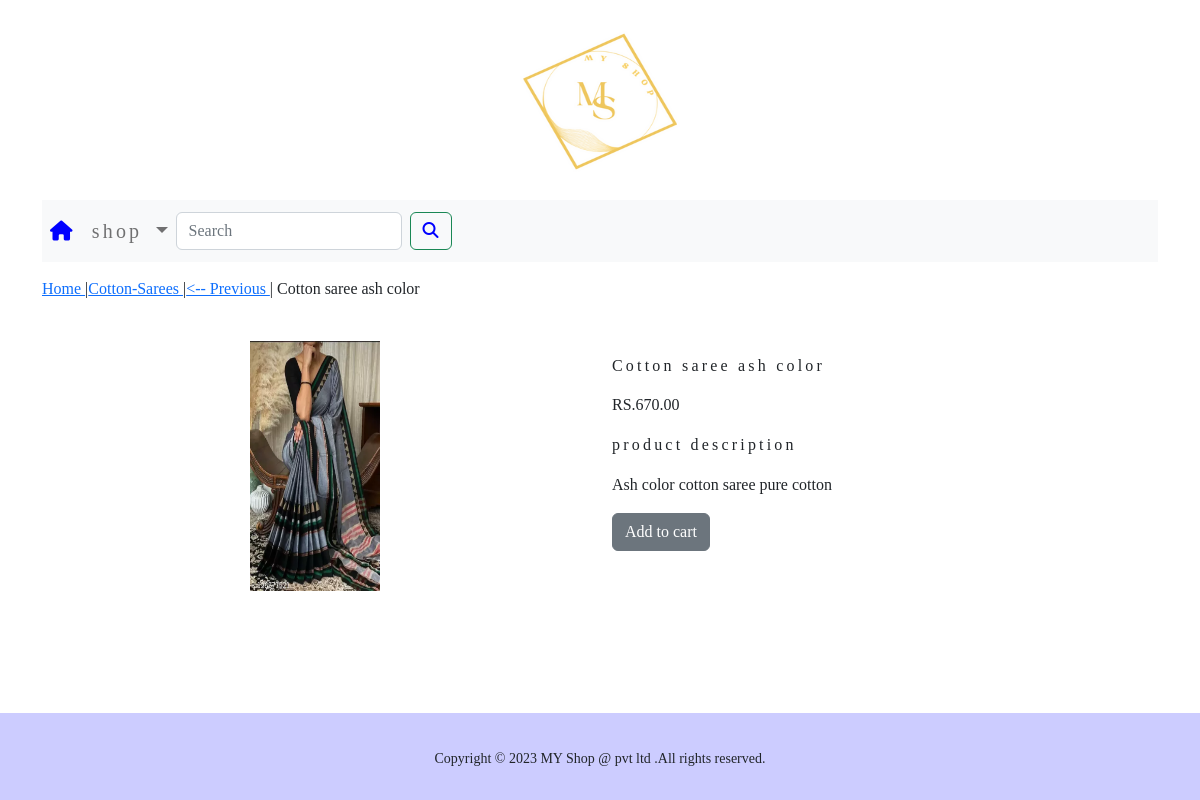
Screenshot of /shopp/cotton-sarees/cotton-saree-ash-color/ with the database file from the repository.
### shopp/models.py (models this page shows, shortened)
class Product(models.Model):
    name=models.CharField(max_length=250,unique=True)
    slug=models.SlugField(max_length=250,unique=True)
    description=models.TextField(blank=True)
    price=models.DecimalField(max_digits=10,decimal_places=2)
    category=models.ForeignKey(Category,on_delete=models.CASCADE)
    image=models.ImageField(upload_to='product',blank=True)
    stock=models.IntegerField()
    available=models.BooleanField(default=True)
    created=models.DateTimeField(auto_now_add=True)
    updated=models.DateTimeField(auto_now=True)
    class Meta:
        ordering=('name',)
        verbose_name='product'
        verbose_name_plural='products'

class Category(models.Model):
    name=models.CharField(max_length=250,unique=True)
    slug=models.SlugField(max_length=250,unique=True)
    description=models.TextField(blank=True)
    image=models.ImageField(upload_to='category',blank=True)
    class Meta:
        ordering=('name',)
        verbose_name= 'category'
        verbose_name_plural= 'categories'
    def get_url(self):
        return reverse('shopp:products_by_category',args=[self.slug])
    def __str__(self):
        return '{}'.format(self.name)

### shopp/views.py (the view)
# urls.py: path('<slug:c_slug>/<slug:product_slug>/',views.ProDetail,name='ProdCatDetail'),
def ProDetail(request,c_slug,product_slug):
   try:
      products=Product.objects.get(category__slug=c_slug,slug=product_slug)
   except Exception as e:
      raise e
   return render(request,"product.html",{'product':products})

### cart/context_processors.py (called while the page is built)
def counter(request):
    item_count = 0
    if 'admin' in request.path:
        return {}
    else:
        try:
            cart = Cart.objects.filter(cart_id=_cart_id(request))
            cart_items = Cartitems.objects.all().filter(cart=cart[:1])
            for cart_item in cart_items:
                item_count += cart_item.quantity
        except Cart.DoesNotExist:
            item_count = 0
        return dict(item_count=item_count)

### cart/views.py (called while the page is built)
def _cart_id(request):
    cart = request.session.session_key
    if not cart:
        cart = request.session.create()
    return cart

### shopp/context_processors.py (called while the page is built)
def menu_links(request):
    links=Category.objects.all()
    return dict(links=links)

### templates/product.html (shortened to what this page needs)
{% extends 'base.html' %}
{% load static %}
{% block content %}
<div class="row my_prod_row_class">
    <div class="mx_auto">
        <p><a href="{% url 'shopp:allproductCat' %}"> Home </a>  |<a href="{{product.category.get_url}}">{{product.category}} </a>|<a href="{% url 'shopp:allproductCat' %}"><-- Previous </a> | {{product.name}}</p>
    </div>
<div class="container">
<br>
    <div class="row">
        <div class="col-12 col-sm-12 col-md-12 col-lg-6 text-center">
            <div style="min-width:18rem">
                <img src="{{product.image.url}}" alt="{{product.name}}" width="130px" height="250px">
            </div>
        </div>
        <div class="col-12 col-sm-12 col-md-12 col-lg-6">
             <div>
        <h1 class="my_prod_title">{{product.name}}</h1>
        <p>RS.{{product.price}}</p>
        <p class="my_title">product description</p>
        <p class="text-justify my_prod_text">{{product.description}}</p>
        {% if product.stock <= 0 %}
            <p class="text-justify my_prod_text"><b>Out of Stock</b></p>
        {% else %}
            <a class="btn btn-secondary" href="{% url 'cart:add_cart' product.id %}">Add to cart</a>
        {% endif %}
    </div>
    </div>
</div>
</div>
</div>
{% endblock %}

### static/css/custom.css (style rules this page uses)
body { position:relative; margin:0; min-height:100vh; padding-bottom:6.74rem; display:flex; flex-direction:column; box-sizing:inherit; }
.my_title { font-size:16px; text_transform:uppercase; letter-spacing: .2em; }
.my_prod_row_class { padding-top:15px; padding-bottom:20px; }
.my_prod_title { font-size:16px; text_transform:uppercase; letter-spacing:.2em; padding-top:15px; padding-bottom:10px; }
.my_prod_text { padding-right:20px; }

### rows the page displays
Product: category "Cotton-Sarees", name "Cotton saree ash color", image (picture), price "670.00", description "Ash color cotton saree pure cotton"
